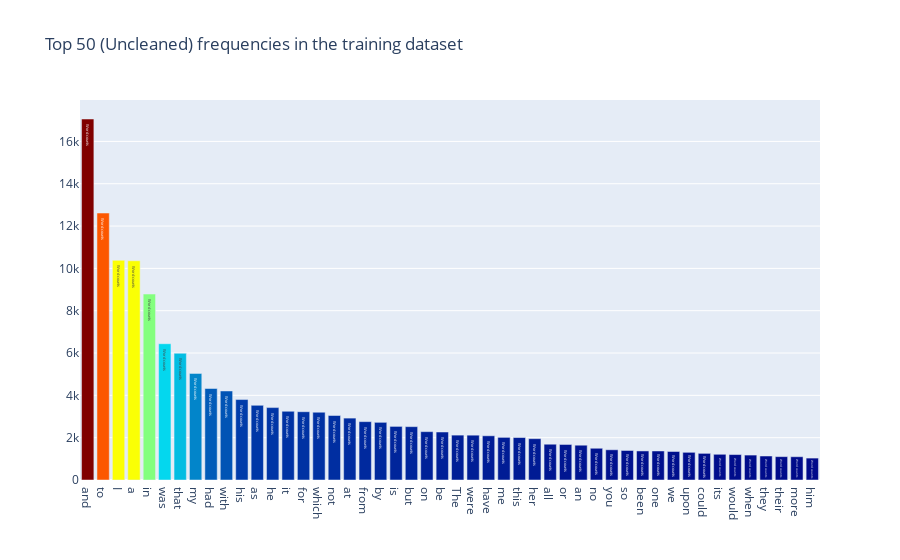

Here is the notebook cell this chart was saved with:
### Code cell
all_words = train['text'].str.split(expand=True).unstack().value_counts()

data = [go.Bar(
            x = all_words.index.values[2:50],
            y = all_words.values[2:50],
            marker = dict(colorscale='Jet',
                          color=all_words.values[2:100]
                          ),
            text='Word counts'
        )]

layout = go.Layout(
    title='Top 50 (Uncleaned) frequencies in the training dataset')

fig = go.Figure(data=data, layout=layout)

py.iplot(fig, filename='basic-bar')

### Figure 1 — Plotly figure (JSON) as saved in the notebook; plotly's stock layout.template omitted (floating-point values rounded to 4 significant figures)
{"data": [{"marker": {"color": [17059, 12615, 10382, 10359, 8787, 6440, 5988, 5037, 4324, 4207, 3802, 3528, 3422, 3247, 3227, 3203, 3048, 2925, 2758, 2725, 2533, 2521, 2285, 2268, 2121, 2118, 2089, 2015, 2007, 1953, 1691, 1679, 1644, 1500, 1428, 1395, 1373, 1372, 1347, 1308, 1259, 1215, 1202, 1178, 1134, 1104, 1100, 1036, 992, 957, 954, 929, 925, 924, 915, 901, 880, 873, 863, 861, 829, 823, 814, 751, 713, 707, 701, 648, 645, 645, 638, 624, 623, 600, 595, 592, 576, 575, 574, 565, 550, 545, 539, 534, 532, 531, 527, 527, 526, 503, 502, 497, 493, 493, 491, 488, 486, 482], "colorscale": [[0, "rgb(0,0,131)"], [0.2, "rgb(0,60,170)"], [0.4, "rgb(5,255,255)"], [0.6, "rgb(255,255,0)"], [0.8, "rgb(250,0,0)"], [1, "rgb(128,0,0)"]]}, "text": "Word counts", "type": "bar", "x": ["and", "to", "I", "a", "in", "was", "that", "my", "had", "with", "his", "as", "he", "it", "for", "which", "not", "at", "from", "by", "is", "but", "on", "be", "The", "were", "have", "me", "this", "her", "all", "or", "an", "no", "you", "so", "been", "one", "we", "upon", "could", "its", "would", "when", "they", "their", "more", "him"], "y": [17059, 12615, 10382, 10359, 8787, 6440, 5988, 5037, 4324, 4207, 3802, 3528, 3422, 3247, 3227, 3203, 3048, 2925, 2758, 2725, 2533, 2521, 2285, 2268, 2121, 2118, 2089, 2015, 2007, 1953, 1691, 1679, 1644, 1500, 1428, 1395, 1373, 1372, 1347, 1308, 1259, 1215, 1202, 1178, 1134, 1104, 1100, 1036]}], "layout": {"title": {"text": "Top 50 (Uncleaned) frequencies in the training dataset"}}}
